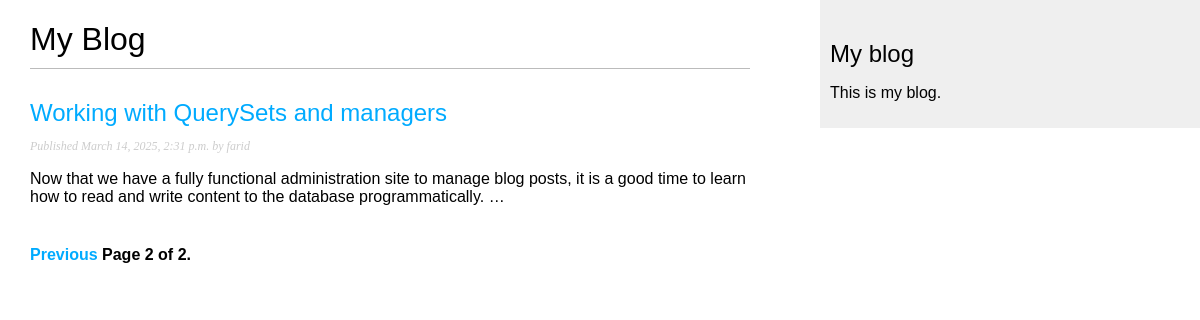
Screenshot of /blog/?page=2 with the database file from the repository.
### blog/models.py (models this page shows, shortened)
class Post(models.Model):
    class Status(models.TextChoices):
        DRAFT = "DF", "Draft"
        PUBLISHED = "PB", "Published"
    title = models.CharField(max_length=250)
    slug = models.SlugField(max_length=250, unique_for_date="publish")
    author = models.ForeignKey(
        settings.AUTH_USER_MODEL, on_delete=models.CASCADE, related_name="blog_posts"
    )
    body = models.TextField()
    publish = models.DateTimeField(default=timezone.now)
    created = models.DateTimeField(auto_now_add=True)
    updated = models.DateTimeField(auto_now=True)
    status = models.CharField(max_length=2, choices=Status, default=Status.DRAFT)
    objects = models.Manager()  # The default manager.
    published = PublishedManager()  # Our custom manager.
    class Meta:
        ordering = ["-publish"]
        indexes = [
            models.Index(fields=["-publish"]),
        ]
    def get_absolute_url(self):
        return reverse(
            "blog:post_detail",
            args=[self.publish.year, self.publish.month, self.publish.day, self.slug],
        )

### users/models.py (models this page shows)
class CustomUser(AbstractUser):
    pass
    def __str__(self):
        return self.username

### blog/views.py (the view)
# urls.py: path("", views.post_list, name="post_list"),
def post_list(request):
    post_list = Post.published.all()
    paginator = Paginator(post_list, 3)
    page_number = request.GET.get("page", 1)
    posts = paginator.page(page_number)
    return render(request, "blog/post/list.html", {"posts": posts})

### blog/models.py (called while the page is built)
    def get_queryset(self):
        return super().get_queryset().filter(status=Post.Status.PUBLISHED)

### blog/templates/blog/post/list.html (shortened to what this page needs)
{% extends "blog/base.html" %}
{% block content %}
  <h1>My Blog</h1>
  {% for post in posts %}
    <h2>
        <a href="{{ post.get_absolute_url }}">
        {{ post.title }}
      </a>
    </h2>
    <p class="date">
      Published {{ post.publish }} by {{ post.author }}
    </p>
    {{ post.body|truncatewords:30|linebreaks }}
  {% endfor %}
  {% include "pagination.html" with page=posts %}
{% endblock %}

### blog/static/css/blog.css (style rules this page uses)
body { margin:0; padding:0; font-family:helvetica, sans-serif; }
a { color:#00abff; text-decoration:none; }
h1 { font-weight:normal; border-bottom:1px solid #bbb; padding:0 0 10px 0; }
h2 { font-weight:normal; margin:30px 0 0; }
p.date { color:#ccc; font-family: georgia, serif; font-size: 12px; font-style: italic; }

### rows the page displays
Post: title "Working with QuerySets and managers", publish "March 14, 2025, 2:31 p.m.", author "farid", body "Now that we have a fully functional administration site to manage blog posts, it is a good time to learn how to read and write content to the database programmatically. …"

### other values shown
{{ page.number }} "2"
{{ page.paginator.num_pages }} "2"
